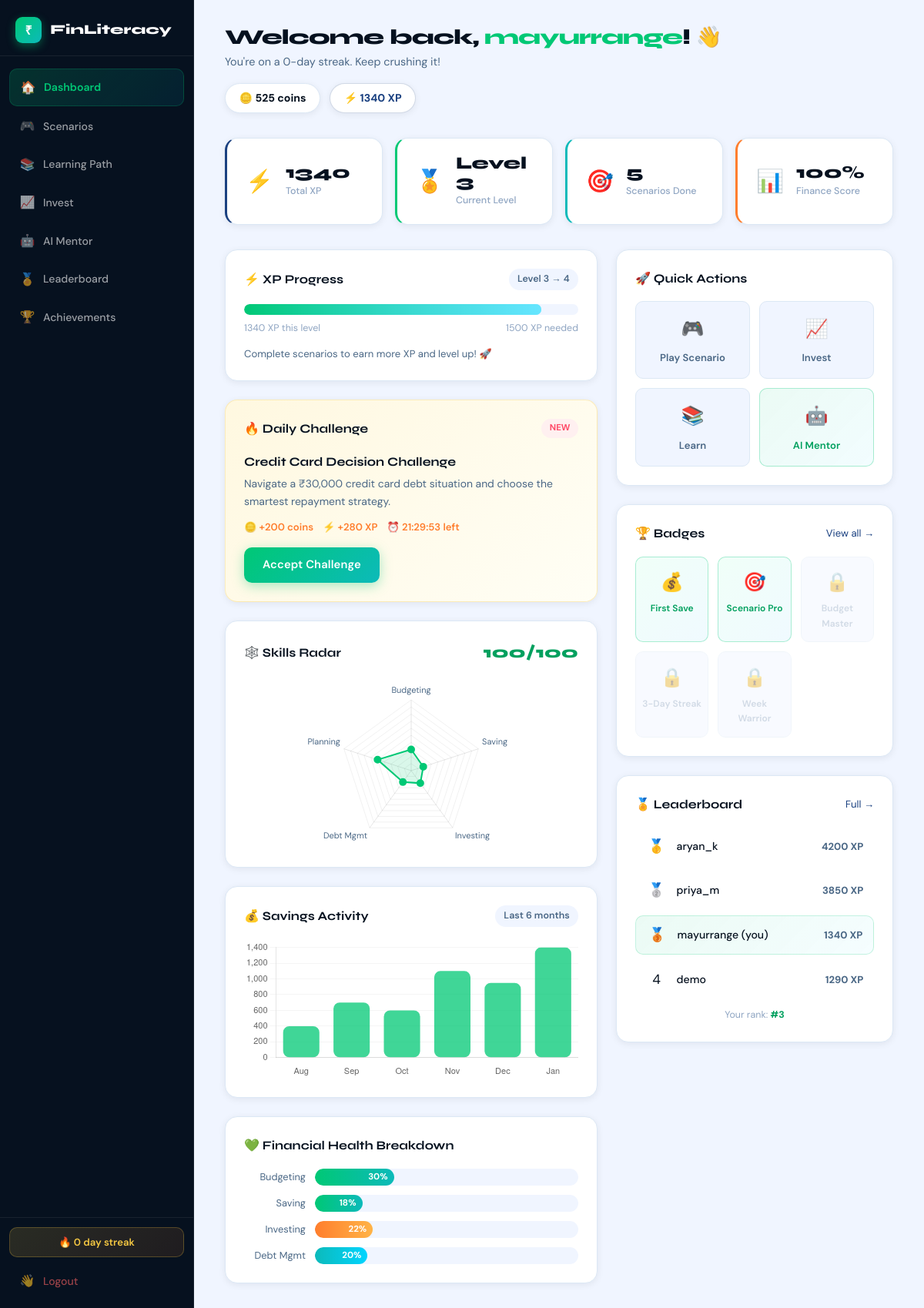
The app's page /dashboard (signed in) with its own data.
### finliteracy_split/models.py (models this page shows, shortened)
class User(db.Model):
    __tablename__ = 'users'
    id            = db.Column(db.Integer, primary_key=True)
    username      = db.Column(db.String(80),  unique=True, nullable=False)
    email         = db.Column(db.String(120), unique=True, nullable=False)
    password      = db.Column(db.String(200), nullable=False)   # TODO: bcrypt in prod
    xp            = db.Column(db.Integer, default=0)
    coins         = db.Column(db.Integer, default=100)
    level         = db.Column(db.Integer, default=1)
    streak_days   = db.Column(db.Integer, default=0)
    last_login    = db.Column(db.DateTime, default=datetime.utcnow)
    created_at    = db.Column(db.DateTime, default=datetime.utcnow)
    progress      = db.relationship('Progress',    backref='user', lazy=True, uselist=False)
    investments   = db.relationship('Investment',  backref='user', lazy=True)
    achievements  = db.relationship('UserAchievement', backref='user', lazy=True)

class Progress(db.Model):
    __tablename__ = 'progress'
    id                   = db.Column(db.Integer, primary_key=True)
    user_id              = db.Column(db.Integer, db.ForeignKey('users.id'), nullable=False)
    scenarios_completed  = db.Column(db.Integer, default=0)
    financial_score      = db.Column(db.Float,   default=50.0)   # 0‑100
    budgeting_score      = db.Column(db.Float,   default=0.0)
    saving_score         = db.Column(db.Float,   default=0.0)
    investing_score      = db.Column(db.Float,   default=0.0)
    debt_score           = db.Column(db.Float,   default=0.0)
    budgeting_level      = db.Column(db.Integer, default=0)   # 0=locked,1=unlocked,2=complete
    saving_level         = db.Column(db.Integer, default=0)
    debt_level           = db.Column(db.Integer, default=0)
    investing_level      = db.Column(db.Integer, default=0)
    independence_level   = db.Column(db.Integer, default=0)
    badges_earned        = db.Column(db.String(500), default='')
    weak_area            = db.Column(db.String(50), default='budgeting')  # for learning recommendations
    updated_at           = db.Column(db.DateTime, default=datetime.utcnow, onupdate=datetime.utcnow)

### finliteracy_split/routes/dashboard.py (the view)
@dashboard_bp.route('/dashboard')
def dashboard():
    user = get_current_user()
    if not user:
        return redirect(url_for('auth.login'))
    progress    = user.progress or Progress(user_id=user.id, scenarios_completed=0, financial_score=50.0)
    xp_for_next = user.level * 500
    xp_percent  = min(int((user.xp % xp_for_next) / xp_for_next * 100), 100)
    earned_badge_ids = (progress.badges_earned or '').split(',')
    earned_badges = [
        {'id': bid, **BADGE_CATALOG.get(bid, {'name': bid, 'icon': '🏅', 'desc': ''})}
        for bid in earned_badge_ids if bid
    ]
    locked_badges = [
        {'id': bid, **BADGE_CATALOG[bid]}
        for bid in BADGE_CATALOG if bid not in earned_badge_ids
    ][:6]
    top_users = User.query.order_by(User.xp.desc()).limit(5).all()
    my_rank   = next((i + 1 for i, u in enumerate(top_users) if u.id == user.id), '5+')
    investments      = [inv for inv in user.investments if inv.is_active]
    total_invested   = sum(inv.amount for inv in investments)
    total_current    = sum(inv.current_value for inv in investments)
    portfolio_return = round(
        ((total_current - total_invested) / total_invested * 100) if total_invested > 0 else 0, 1
    )
    return render_template('dashboard.html',
        user=user,
        progress=progress,
        xp_percent=xp_percent,
        xp_for_next=xp_for_next,
        earned_badges=earned_badges,
        locked_badges=locked_badges,
        top_users=top_users,
        my_rank=my_rank,
        investments=investments,
        total_invested=total_invested,
        total_current=total_current,
        portfolio_return=portfolio_return,
    )

### finliteracy_split/utils.py (called while the page is built)
def get_current_user():
    if 'user_id' in session:
        return User.query.get(session['user_id'])
    return None

### finliteracy_split/templates/dashboard.html (shortened to what this page needs)
<!DOCTYPE html>
<html lang="en">
<head>
    <link rel="stylesheet" href="{{ url_for('static', filename='css/base.css') }}">
    <link rel="stylesheet" href="{{ url_for('static', filename='css/dashboard.css') }}">
    <link rel="stylesheet" href="{{ url_for('static', filename='css/notifications.css') }}">
</head>
<body>
<aside class="sidebar">
    <div class="sidebar-brand">
        <div class="brand-icon-sm">₹</div>
        <span>FinLiteracy</span>
    </div>
    <nav class="sidebar-nav">
        <a href="/dashboard"   class="nav-item active"><span class="nav-icon">🏠</span> Dashboard</a>
        <a href="/scenario"    class="nav-item"><span class="nav-icon">🎮</span> Scenarios</a>
        <a href="/learning"    class="nav-item"><span class="nav-icon">📚</span> Learning Path</a>
        <a href="/invest"      class="nav-item"><span class="nav-icon">📈</span> Invest</a>
        <a href="/mentor"      class="nav-item"><span class="nav-icon">🤖</span> AI Mentor</a>
        <a href="/leaderboard" class="nav-item"><span class="nav-icon">🏅</span> Leaderboard</a>
        <a href="/achievements"class="nav-item"><span class="nav-icon">🏆</span> Achievements</a>
    </nav>
    <div class="sidebar-bottom">
        <div class="streak-badge">🔥 {{ user.streak_days }} day streak</div>
        <a href="/logout" class="nav-item nav-logout"><span class="nav-icon">👋</span> Logout</a>
    </div>
</aside>
<main class="main-content">
    <header class="page-header">
        <div>
            <h2 class="page-title">Welcome back, <span class="highlight">{{ user.username }}</span>! 👋</h2>
            <p class="page-subtitle">You're on a {{ user.streak_days }}-day streak. Keep crushing it!</p>
        </div>
        <div class="header-coins">
            <span class="coin-display">🪙 {{ user.coins }} coins</span>
            <span class="coin-display xp-display">⚡ {{ user.xp }} XP</span>
        </div>
    </header>
    <div class="stats-grid">
        <div class="stat-card stat-blue">
            <div class="stat-icon">⚡</div>
            <div class="stat-info">
                <span class="stat-value">{{ user.xp }}</span>
                <span class="stat-label">Total XP</span>
            </div>
        </div>
        <div class="stat-card stat-green">
            <div class="stat-icon">🏅</div>
            <div class="stat-info">
                <span class="stat-value">Level {{ user.level }}</span>
                <span class="stat-label">Current Level</span>
            </div>
        </div>
        <div class="stat-card stat-teal">
            <div class="stat-icon">🎯</div>
            <div class="stat-info">
                <span class="stat-value">{{ progress.scenarios_completed }}</span>
                <span class="stat-label">Scenarios Done</span>
            </div>
        </div>
        <div class="stat-card stat-orange">
            <div class="stat-icon">📊</div>
            <div class="stat-info">
                <span class="stat-value">{{ progress.financial_score | int }}%</span>
                <span class="stat-label">Finance Score</span>
            </div>
        </div>
    </div>
    <div class="dashboard-grid">
        <div class="col-left">
            <div class="card">
                <div class="card-header">
                    <h3 class="card-title">⚡ XP Progress</h3>
                    <span class="card-badge">Level {{ user.level }} → {{ user.level + 1 }}</span>
                </div>
                <div class="xp-bar-wrap">
                    <div class="xp-bar">
                        <div class="xp-fill" style="width: {{ xp_percent }}%"></div>
                    </div>
                    <div class="xp-labels">
                        <span>{{ user.xp % xp_for_next }} XP this level</span>
                        <span>{{ xp_for_next }} XP needed</span>
                    </div>
                </div>
                <p class="xp-tip">Complete scenarios to earn more XP and level up! 🚀</p>
            </div>
            <div class="card card-highlight">
                <div class="card-header">
                    <h3 class="card-title">🔥 Daily Challenge</h3>
                    <span class="badge badge-new">NEW</span>
                </div>
                <div class="challenge-content">
                    <p class="challenge-title">Credit Card Decision Challenge</p>
                    <p class="challenge-desc">Navigate a ₹30,000 credit card debt situation and choose the smartest repayment strategy.</p>
                    <div class="challenge-reward">
                        <span>🪙 +200 coins</span>
                        <span>⚡ +280 XP</span>
                        <span class="challenge-timer">⏰ Loading…</span>
                    </div>
                </div>
                <a href="/scenario" class="btn btn-primary">Accept Challenge</a>
            </div>
            <div class="card">
                <div class="card-header">
                    <h3 class="card-title">🕸️ Skills Radar</h3>
                    <span class="score-badge">{{ progress.financial_score | int }}/100</span>
                </div>
                <div style="height:220px; position:relative;">
                    <canvas id="skills-radar"></canvas>
                </div>
            </div>
            <div class="card">
                <div class="card-header">
                    <h3 class="card-title">💰 Savings Activity</h3>
                    <span class="card-badge">Last 6 months</span>
                </div>
                <div style="height:180px; position:relative;">
                    <canvas id="savings-chart"></canvas>
                </div>
            </div>
            <div class="card">
                <div class="card-header">
                    <h3 class="card-title">💚 Financial Health Breakdown</h3>
                </div>
                <div class="health-chart">
                    <div class="chart-bar-group">
                        <div class="chart-label">Budgeting</div>
                        <div class="chart-bar-track">
                            <div class="chart-bar-fill" style="width: {{ progress.budgeting_score | int }}%">{{ progress.budgeting_score | int }}%</div>
                        </div>
                    </div>
                    <div class="chart-bar-group">
                        <div class="chart-label">Saving</div>
                        <div class="chart-bar-track">
                            <div class="chart-bar-fill" style="width: {{ progress.saving_score | int }}%">{{ progress.saving_score | int }}%</div>
                        </div>
                    </div>
                    <div class="chart-bar-group">
                        <div class="chart-label">Investing</div>
                        <div class="chart-bar-track">
                            <div class="chart-bar-fill cb-orange" style="width: {{ progress.investing_score | int }}%">{{ progress.investing_score | int }}%</div>
                        </div>
                    </div>
                    <div class="chart-bar-group">
                        <div class="chart-label">Debt Mgmt</div>
                        <div class="chart-bar-track">
                            <div class="chart-bar-fill cb-teal" style="width: {{ progress.debt_score | int }}%">{{ progress.debt_score | int }}%</div>
                        </div>
                    </div>
                </div>
            </div>
        </div>
        <div class="col-right">
            <div class="card">
                <h3 class="card-title" style="margin-bottom:1rem;">🚀 Quick Actions</h3>
                <div class="actions-grid">
                    <a href="/scenario" class="action-btn">
                        <div class="action-icon">🎮</div><span>Play Scenario</span>
                    </a>
                    <a href="/invest" class="action-btn">
                        <div class="action-icon">📈</div><span>Invest</span>
                    </a>
                    <a href="/learning" class="action-btn">
                        <div class="action-icon">📚</div><span>Learn</span>
                    </a>
                    <a href="/mentor" class="action-btn action-btn-special">
                        <div class="action-icon">🤖</div><span>AI Mentor</span>
                    </a>
                </div>
            </div>
            <div class="card">
                <div class="card-header">
                    <h3 class="card-title">🏆 Badges</h3>
                    <a href="/achievements" class="card-link">View all →</a>
                </div>
                <div class="badges-grid">
                    {% for badge in earned_badges[:3] %}
                    <div class="badge-item earned" title="{{ badge.desc }}">
                        <div class="badge-icon">{{ badge.icon }}</div>
                        <span>{{ badge.name }}</span>
                    </div>
                    {% endfor %}
                    {% for badge in locked_badges[:3] %}
                    <div class="badge-item locked" title="Locked">
                        <div class="badge-icon">🔒</div>
                        <span>{{ badge.name }}</span>
                    </div>
                    {% endfor %}
                </div>
            </div>
            <div class="card">
                <div class="card-header">
                    <h3 class="card-title">🏅 Leaderboard</h3>
                    <a href="/leaderboard" class="card-link">Full →</a>
                </div>
                <div class="leaderboard-list">
                    {% for u in top_users[:4] %}
                    <div class="leaderboard-item {% if u.id == user.id %}leaderboard-you{% endif %}">
                        <span class="rank {% if loop.index == 1 %}rank-gold{% elif loop.index == 2 %}rank-silver{% elif loop.index == 3 %}rank-bronze{% endif %}">
                            {% if loop.index == 1 %}🥇{% elif loop.index == 2 %}🥈{% elif loop.index == 3 %}🥉{% else %}{{ loop.index }}{% endif %}
                        </span>
                        <span class="lb-name">{{ u.username }}{% if u.id == user.id %} (you){% endif %}</span>
                        <span class="lb-xp">{{ u.xp }} XP</span>
                    </div>
                    {% endfor %}
                </div>
                <p style="margin-top:0.75rem;font-size:0.78rem;text-align:center;color:var(--text-muted);">
                    Your rank: <strong style="color:var(--green-dark)">#{{ my_rank }}</strong>
                </p>
            </div>
        </div>
    </div>
</main>
<script>
    startCountdown();
    initDashboardCharts([
        {{ progress.budgeting_score | int }},
        {{ progress.saving_score | int }},
        {{ progress.investing_score | int }},
        {{ progress.debt_score | int }},
        50
    ]);
    initSavingsChart([400, 700, 600, 1100, 950, 1400]);
</script>
</body>
</html>

### records on screen
User: streak_days "0", username "mayurrange", coins "525", xp "1340", level "3", user.level+1 "4", user.xp%xp_for_next "1340", shows "(you)"
Progress: scenarios_completed "5", financial_score "100", budgeting_score "30", saving_score "18", investing_score "22", debt_score "20"
User: username "aryan_k", xp "4200"
User: username "priya_m", xp "3850"
User: username "demo", xp "1290"

### other values on screen
{{ xp_for_next }} "1500"
{{ badge.icon }} "💰" "🎯"
{{ badge.name }} "First Save" "Scenario Pro"
{{ badge.name }} "Budget Master" "3-Day Streak" "Week Warrior"
{{ my_rank }} "3"
chart data {{ progress.budgeting_score | int }} 30
chart data {{ progress.saving_score | int }} 18
chart data {{ progress.investing_score | int }} 22
chart data {{ progress.debt_score | int }} 20
